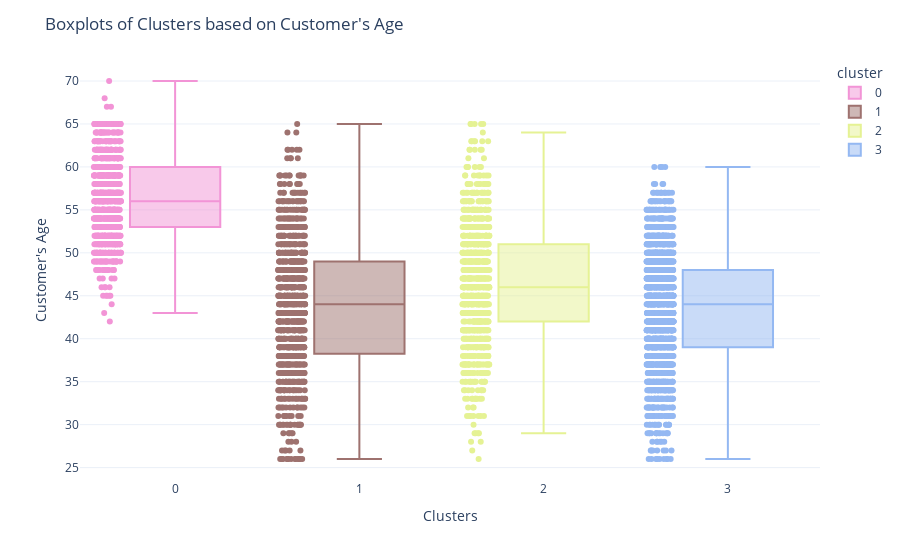

The code cell stored with this chart in its notebook:
### Markdown cell above
- **Cluster 0** is clustered in the left corner, which shows that the customers in this group have low to medium transaction amount (700-5300 dollars) and low credit limit (less than 6K dollars).
- **Cluster 1** is clustered in the lower left corner, which shows that the customers in this group have low transaction amount (1000-3000 dollars) and low credit limit (less than 8K dollars). Though there are some customers with high credit limit (greater than 8K dollars).
- **Cluster 2** is clustered in the right corner, which shows that the customers in this group have medium transaction amount (2000-5000 dollars) and high credit limit (6K - 16K dollars). Very few customers can be seen having high transaction amount and high credit limit.
- **Cluster 3** is clustered in the left corner, which shows that the customers in this group have medium transaction amount (3000-5500 dollars) and low credit card limit (less than 5K dollars). Very few customers can be seen having high transaction amount and low to medium credit limit.

### Code cell
fig = px.box(df.sort_values(by='cluster'), x="cluster", y="Customer_Age", color='cluster', color_discrete_sequence=cluster_colors, points='all')
fig.update_yaxes(title_text="Customer's Age")
fig.update_xaxes(title_text="Clusters")
fig.update_layout(title = "Boxplots of Clusters based on Customer's Age")
fig.show()

### Figure 1 — Plotly figure (JSON) as saved in the notebook; plotly's stock layout.template omitted (floating-point values rounded to 4 significant figures; data arrays with more than 128 entries replaced by an {"elided": "..."} marker saying what was removed)
{"data": [{"alignmentgroup": "True", "boxpoints": "all", "hovertemplate": "cluster=%{x}<br>Customer_Age=%{y}<extra></extra>", "legendgroup": "0", "marker": {"color": "#f294d6"}, "name": "0", "notched": false, "offsetgroup": "0", "orientation": "v", "showlegend": true, "type": "box", "x": {"elided": "956 str values"}, "x0": " ", "xaxis": "x", "y": {"elided": "956 int values"}, "y0": " ", "yaxis": "y"}, {"alignmentgroup": "True", "boxpoints": "all", "hovertemplate": "cluster=%{x}<br>Customer_Age=%{y}<extra></extra>", "legendgroup": "1", "marker": {"color": "#9E726F"}, "name": "1", "notched": false, "offsetgroup": "1", "orientation": "v", "showlegend": true, "type": "box", "x": {"elided": "1011 str values"}, "x0": " ", "xaxis": "x", "y": {"elided": "1011 int values"}, "y0": " ", "yaxis": "y"}, {"alignmentgroup": "True", "boxpoints": "all", "hovertemplate": "cluster=%{x}<br>Customer_Age=%{y}<extra></extra>", "legendgroup": "2", "marker": {"color": "#e5f294"}, "name": "2", "notched": false, "offsetgroup": "2", "orientation": "v", "showlegend": true, "type": "box", "x": {"elided": "1007 str values"}, "x0": " ", "xaxis": "x", "y": {"elided": "1007 int values"}, "y0": " ", "yaxis": "y"}, {"alignmentgroup": "True", "boxpoints": "all", "hovertemplate": "cluster=%{x}<br>Customer_Age=%{y}<extra></extra>", "legendgroup": "3", "marker": {"color": "#94b8f2"}, "name": "3", "notched": false, "offsetgroup": "3", "orientation": "v", "showlegend": true, "type": "box", "x": {"elided": "2056 str values"}, "x0": " ", "xaxis": "x", "y": {"elided": "2056 int values"}, "y0": " ", "yaxis": "y"}], "layout": {"boxmode": "overlay", "legend": {"title": {"text": "cluster"}, "tracegroupgap": 0}, "margin": {"t": 60}, "title": {"text": "Boxplots of Clusters based on Customer's Age"}, "xaxis": {"anchor": "y", "categoryarray": ["0", "1", "2", "3"], "categoryorder": "array", "domain": [0, 1], "title": {"text": "Clusters"}}, "yaxis": {"anchor": "x", "domain": [0, 1], "title": {"text": "Customer's Age"}}}}
